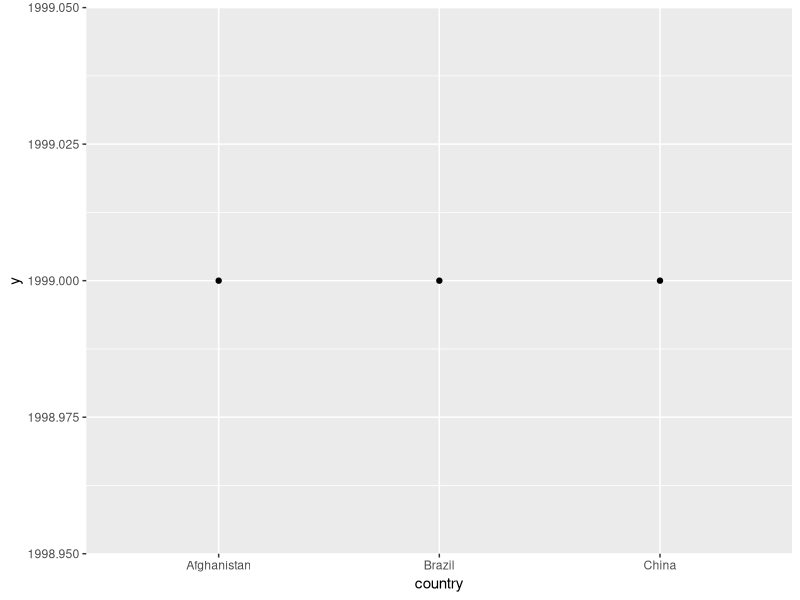
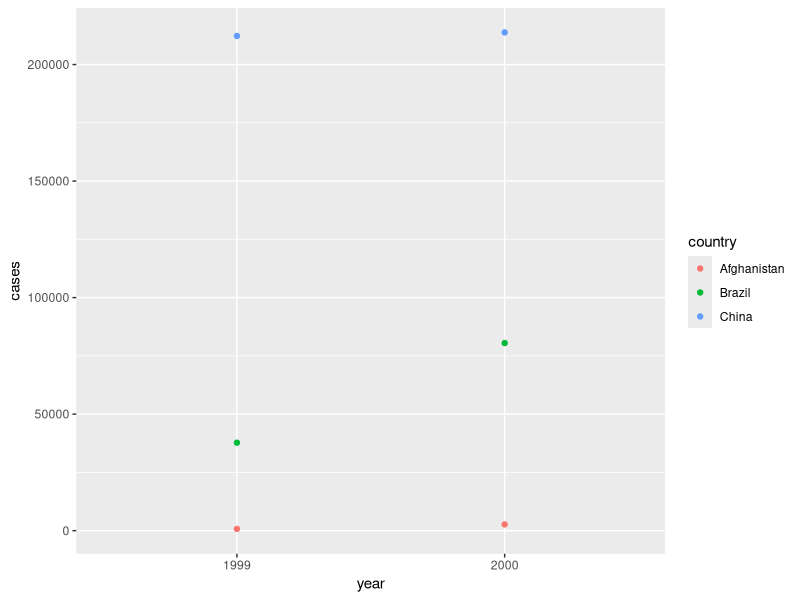

Recreate these plots in R, in order.
## ---- chunk 1
library(tidyverse)
## ---- chunk 2
table4a
ggplot(table4a,mapping=aes(country,1999)) +
  geom_point()

pivot_longer(table4a,c('1999','2000'),names_to='year',values_to='cases')

table4a <- table4a %>%
  pivot_longer(c('1999','2000'),names_to='year',values_to='cases')

ggplot(table4a,mapping=aes(year,cases,color=country)) +
  geom_point() 

## ---- chunk 3
table4b

pivot_longer(table4b,c('1999','2000'),names_to="year",values_to="popluation")

table4b <- pivot_longer(table4b,c('1999','2000'),names_to="year",values_to="popluation")

JoinedTable <- left_join(table4a,table4b)
JoinedTable$year <- as.integer(JoinedTable$year)
## ---- chunk 4
table2
table2 <- pivot_wider(table2,names_from="type",values_from="count")
## ---- chunk 5
table3
table3 <- separate(table3,rate,into=c("cases","populatoin"),sep='/',convert=TRUE)
